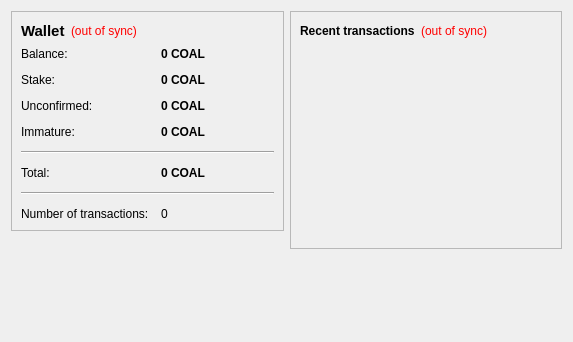
<?xml version="1.0" encoding="UTF-8"?>
<ui version="4.0">
 <class>OverviewPage</class>
 <widget class="QWidget" name="OverviewPage">
  <property name="geometry">
   <rect>
    <x>0</x>
    <y>0</y>
    <width>573</width>
    <height>342</height>
   </rect>
  </property>
  <property name="windowTitle">
   <string>Form</string>
  </property>
  <layout class="QHBoxLayout" name="horizontalLayout" stretch="1,1">
   <item>
    <layout class="QVBoxLayout" name="verticalLayout_2">
     <item>
      <widget class="QFrame" name="frame">
       <property name="frameShape">
        <enum>QFrame::StyledPanel</enum>
       </property>
       <property name="frameShadow">
        <enum>QFrame::Raised</enum>
       </property>
       <layout class="QVBoxLayout" name="verticalLayout_4">
        <item>
         <layout class="QHBoxLayout" name="horizontalLayout_4">
          <item>
           <widget class="QLabel" name="label_5">
            <property name="font">
             <font>
              <pointsize>11</pointsize>
              <weight>75</weight>
              <bold>true</bold>
             </font>
            </property>
            <property name="text">
             <string>Wallet</string>
            </property>
           </widget>
          </item>
          <item>
           <widget class="QLabel" name="labelWalletStatus">
            <property name="toolTip">
             <string>The displayed information may be out of date. Your wallet automatically synchronizes with the SToin network after a connection is established, but this process has not completed yet.</string>
            </property>
            <property name="styleSheet">
             <string notr="true">QLabel { color: red; }</string>
            </property>
            <property name="text">
             <string notr="true">(out of sync)</string>
            </property>
            <property name="alignment">
             <set>Qt::AlignLeading|Qt::AlignLeft|Qt::AlignVCenter</set>
            </property>
           </widget>
          </item>
          <item>
           <spacer name="horizontalSpacer_2">
            <property name="orientation">
             <enum>Qt::Horizontal</enum>
            </property>
            <property name="sizeHint" stdset="0">
             <size>
              <width>40</width>
              <height>20</height>
             </size>
            </property>
           </spacer>
          </item>
         </layout>
        </item>
        <item>
         <layout class="QFormLayout" name="formLayout_2">
          <property name="fieldGrowthPolicy">
           <enum>QFormLayout::AllNonFixedFieldsGrow</enum>
          </property>
          <property name="horizontalSpacing">
           <number>12</number>
          </property>
          <property name="verticalSpacing">
           <number>12</number>
          </property>
          <item row="0" column="0">
           <widget class="QLabel" name="label">
            <property name="text">
             <string>Balance:</string>
            </property>
           </widget>
          </item>
          <item row="0" column="1">
           <widget class="QLabel" name="labelBalance">
            <property name="font">
             <font>
              <weight>75</weight>
              <bold>true</bold>
             </font>
            </property>
            <property name="cursor">
             <cursorShape>IBeamCursor</cursorShape>
            </property>
            <property name="toolTip">
             <string>Your current balance</string>
            </property>
            <property name="text">
             <string notr="true">0 COAL</string>
            </property>
            <property name="textInteractionFlags">
             <set>Qt::LinksAccessibleByMouse|Qt::TextSelectableByKeyboard|Qt::TextSelectableByMouse</set>
            </property>
           </widget>
          </item>
          <item row="1" column="0">
           <widget class="QLabel" name="label_6">
            <property name="text">
             <string>Stake:</string>
            </property>
           </widget>
          </item>
          <item row="1" column="1">
           <widget class="QLabel" name="labelStake">
            <property name="font">
             <font>
              <weight>75</weight>
              <bold>true</bold>
             </font>
            </property>
            <property name="cursor">
             <cursorShape>IBeamCursor</cursorShape>
            </property>
            <property name="toolTip">
             <string>Total of coins that was staked, and do not yet count toward the current balance</string>
            </property>
            <property name="text">
             <string notr="true">0 COAL</string>
            </property>
            <property name="textInteractionFlags">
             <set>Qt::LinksAccessibleByMouse|Qt::TextSelectableByKeyboard|Qt::TextSelectableByMouse</set>
            </property>
           </widget>
          </item>
          <item row="2" column="0">
           <widget class="QLabel" name="label_3">
            <property name="text">
             <string>Unconfirmed:</string>
            </property>
           </widget>
          </item>
          <item row="2" column="1">
           <widget class="QLabel" name="labelUnconfirmed">
            <property name="font">
             <font>
              <weight>75</weight>
              <bold>true</bold>
             </font>
            </property>
            <property name="cursor">
             <cursorShape>IBeamCursor</cursorShape>
            </property>
            <property name="toolTip">
             <string>Total of transactions that have yet to be confirmed, and do not yet count toward the current balance</string>
            </property>
            <property name="text">
             <string notr="true">0 COAL</string>
            </property>
            <property name="textInteractionFlags">
             <set>Qt::LinksAccessibleByMouse|Qt::TextSelectableByKeyboard|Qt::TextSelectableByMouse</set>
            </property>
           </widget>
          </item>
          <item row="3" column="0">
           <widget class="QLabel" name="labelImmatureText">
            <property name="text">
             <string>Immature:</string>
            </property>
           </widget>
          </item>
          <item row="3" column="1">
           <widget class="QLabel" name="labelImmature">
            <property name="font">
             <font>
              <weight>75</weight>
              <bold>true</bold>
             </font>
            </property>
            <property name="toolTip">
             <string>Mined balance that has not yet matured</string>
            </property>
            <property name="text">
             <string notr="true">0 COAL</string>
            </property>
            <property name="textInteractionFlags">
             <set>Qt::LinksAccessibleByMouse|Qt::TextSelectableByKeyboard|Qt::TextSelectableByMouse</set>
            </property>
           </widget>
          </item>
          <item row="4" column="0" colspan="2">
           <widget class="Line" name="line">
            <property name="orientation">
             <enum>Qt::Horizontal</enum>
            </property>
           </widget>
          </item>
          <item row="5" column="0">
           <widget class="QLabel" name="labelTotalText">
            <property name="text">
             <string>Total:</string>
            </property>
           </widget>
          </item>
          <item row="5" column="1">
           <widget class="QLabel" name="labelTotal">
            <property name="font">
             <font>
              <weight>75</weight>
              <bold>true</bold>
             </font>
            </property>
            <property name="toolTip">
             <string>Sum of all balances (mature, immature, unconfirmed and stake)</string>
            </property>
            <property name="text">
             <string notr="true">0 COAL</string>
            </property>
            <property name="textInteractionFlags">
             <set>Qt::LinksAccessibleByMouse|Qt::TextSelectableByKeyboard|Qt::TextSelectableByMouse</set>
            </property>
           </widget>
          </item>
          <item row="6" column="0" colspan="2">
           <widget class="Line" name="line">
            <property name="orientation">
             <enum>Qt::Horizontal</enum>
            </property>
           </widget>
          </item>
          <item row="7" column="0">
           <widget class="QLabel" name="label_2">
            <property name="text">
             <string>Number of transactions:</string>
            </property>
           </widget>
          </item>
          <item row="7" column="1">
           <widget class="QLabel" name="labelNumTransactions">
            <property name="toolTip">
             <string>Total number of transactions in wallet</string>
            </property>
            <property name="text">
             <string notr="true">0</string>
            </property>
           </widget>
          </item>
         </layout>
        </item>
       </layout>
      </widget>
     </item>
     <item>
      <spacer name="verticalSpacer">
       <property name="orientation">
        <enum>Qt::Vertical</enum>
       </property>
       <property name="sizeHint" stdset="0">
        <size>
         <width>20</width>
         <height>40</height>
        </size>
       </property>
      </spacer>
     </item>
    </layout>
   </item>
   <item>
    <layout class="QVBoxLayout" name="verticalLayout_3">
     <item>
      <widget class="QFrame" name="frame_2">
       <property name="frameShape">
        <enum>QFrame::StyledPanel</enum>
       </property>
       <property name="frameShadow">
        <enum>QFrame::Raised</enum>
       </property>
       <layout class="QVBoxLayout" name="verticalLayout">
        <item>
         <layout class="QHBoxLayout" name="horizontalLayout_2">
          <item>
           <widget class="QLabel" name="label_4">
            <property name="text">
             <string>&lt;b&gt;Recent transactions&lt;/b&gt;</string>
            </property>
           </widget>
          </item>
          <item>
           <widget class="QLabel" name="labelTransactionsStatus">
            <property name="toolTip">
             <string>The displayed information may be out of date. Your wallet automatically synchronizes with the SToin network after a connection is established, but this process has not completed yet.</string>
            </property>
            <property name="styleSheet">
             <string notr="true">QLabel { color: red; }</string>
            </property>
            <property name="text">
             <string notr="true">(out of sync)</string>
            </property>
            <property name="alignment">
             <set>Qt::AlignRight|Qt::AlignTrailing|Qt::AlignVCenter</set>
            </property>
           </widget>
          </item>
          <item>
           <spacer name="horizontalSpacer">
            <property name="orientation">
             <enum>Qt::Horizontal</enum>
            </property>
            <property name="sizeHint" stdset="0">
             <size>
              <width>40</width>
              <height>20</height>
             </size>
            </property>
           </spacer>
          </item>
         </layout>
        </item>
        <item>
         <widget class="QListView" name="listTransactions">
          <property name="styleSheet">
           <string notr="true">QListView { background: transparent; }</string>
          </property>
          <property name="frameShape">
           <enum>QFrame::NoFrame</enum>
          </property>
          <property name="verticalScrollBarPolicy">
           <enum>Qt::ScrollBarAlwaysOff</enum>
          </property>
          <property name="horizontalScrollBarPolicy">
           <enum>Qt::ScrollBarAlwaysOff</enum>
          </property>
          <property name="selectionMode">
           <enum>QAbstractItemView::NoSelection</enum>
          </property>
         </widget>
        </item>
       </layout>
      </widget>
     </item>
     <item>
      <spacer name="verticalSpacer_2">
       <property name="orientation">
        <enum>Qt::Vertical</enum>
       </property>
       <property name="sizeHint" stdset="0">
        <size>
         <width>20</width>
         <height>40</height>
        </size>
       </property>
      </spacer>
     </item>
    </layout>
   </item>
  </layout>
 </widget>
 <resources/>
 <connections/>
</ui>
